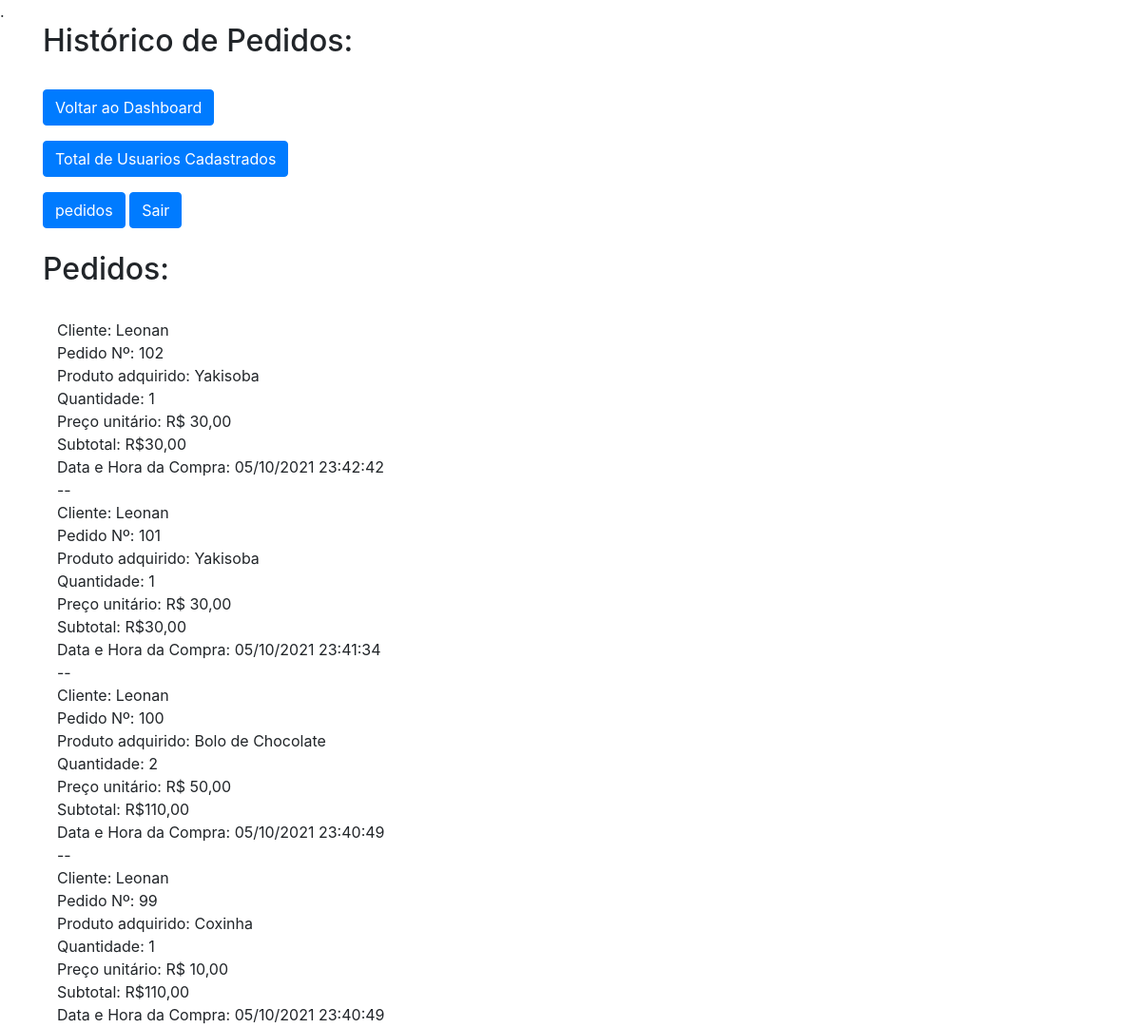
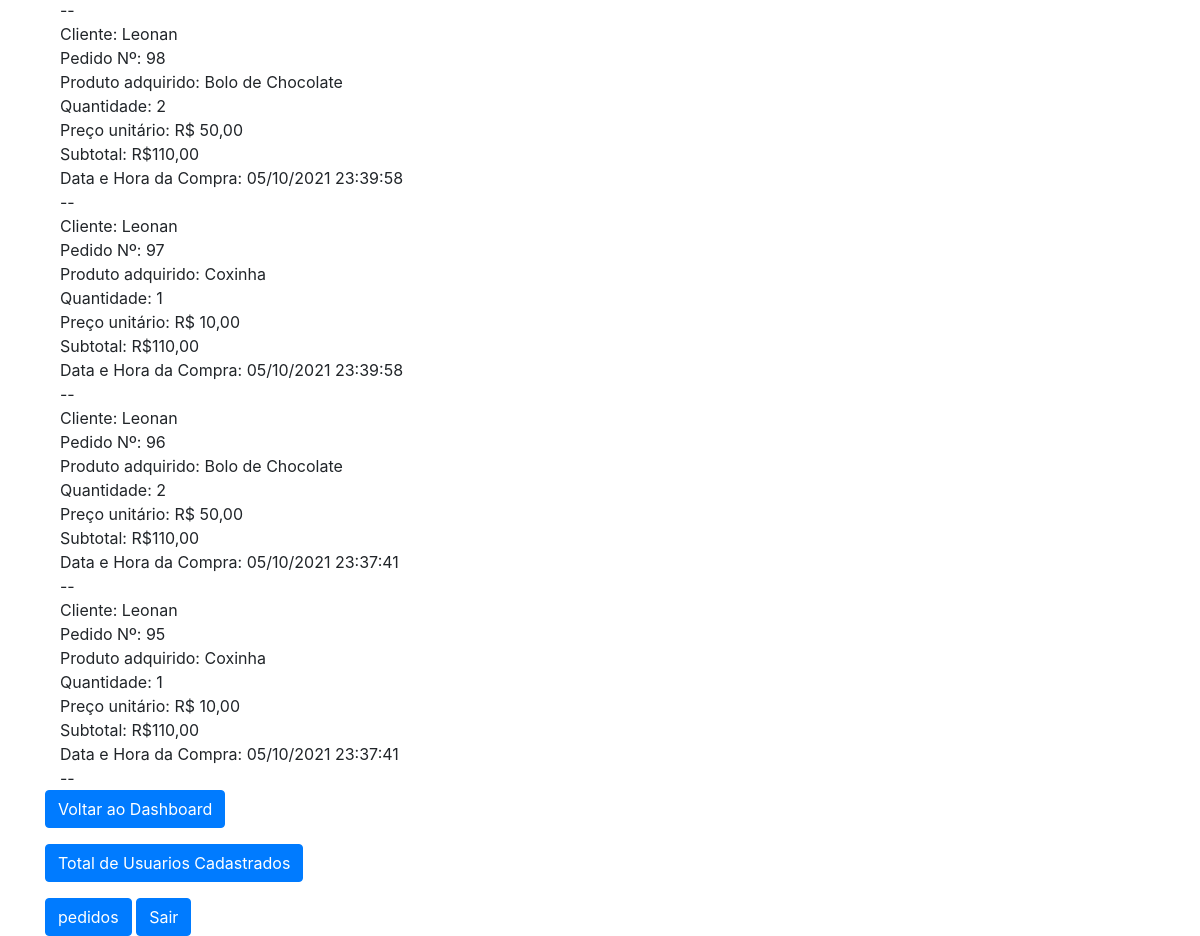
/admin/pedidos.php (signed in), run on the app's committed database (2 pictures, top to bottom).
### tables this page shows
CREATE TABLE IF NOT EXISTS `pedidos` (
  `id` int NOT NULL AUTO_INCREMENT,
  `id_usuario` int NOT NULL,
  `id_produto` int NOT NULL,
  `usuario` varchar(255) NOT NULL,
  `nome` varchar(100) NOT NULL,
  `quantidade` int NOT NULL,
  `preco` float NOT NULL,
  `total` float NOT NULL,
  `dt_pedido` datetime NOT NULL,
  PRIMARY KEY (`id`)
);

### admin/pedidos.php (the view, shortened to what this page needs)
<?php include("../Views/header.php"); ?>
<div class="container">
    <div><h2>Histórico de Pedidos:</h2></div><br>
    <div>
    <p><a class="btn btn-primary" href="./dashboard.php" class="card-link">Voltar ao Dashboard</a></p>
    <p><a class="btn btn-primary" href="./dash_users.php" class="card-link">Total de Usuarios Cadastrados</a></p>
    <a a class="btn btn-primary" href="./pedidos.php">pedidos</a>
    <a a class="btn btn-primary" href="../login/logout.php">Sair</a>
  </div><br>
  <div><h2>Pedidos:</h2></div><br>
<?php
require_once "../db/config.php";
function getPedidos($pdo) {
	$sql = "SELECT * FROM pedidos ORDER BY id DESC";
	$stmt = $pdo->prepare($sql);
	$stmt->execute();
	return $stmt->fetchAll(PDO::FETCH_ASSOC);
}
$resultadoPedidos = getPedidos($pdo);
foreach($resultadoPedidos as $pedido){
  echo '
  <div class="col">
  <div class="card-dark">
    <tr>
    <div>Cliente: '.$pedido['usuario'].'</div>
    <div>Pedido Nº: '.$pedido['id'].'</div>
    <div>Produto adquirido: '.$pedido['nome'].'</div>
    <div>Quantidade: '.$pedido['quantidade'].'</div>
    <div>Preço unitário: R$ '.$pedido['preco'].',00</div>
    <div>Subtotal: R$'.$pedido['total'].',00</div>
    <div>Data e Hora da Compra: '.date('d/m/Y H:i:s', strtotime($pedido['dt_pedido'])).'</div>
    <tr/>
    --
    </div>
    </div>
        ';
}
?>
  <div>
  <p><a class="btn btn-primary" href="./dashboard.php" class="card-link">Voltar ao Dashboard</a></p>
    <p><a class="btn btn-primary" href="./dash_users.php" class="card-link">Total de Usuarios Cadastrados</a></p>
    <a a class="btn btn-primary" href="./pedidos.php">pedidos</a>
    <a a class="btn btn-primary" href="../login/logout.php">Sair</a>
  </div>
<?php include("../Views/footer.php"); ?>

### Views/header.php (shortened to what this page needs)
<!DOCTYPE html>
<html lang="pt-br">
  <head>
    <link rel="stylesheet" type="text/css" href="./css/styles.css">
    <link rel="stylesheet" type="text/css" href="../css/bootstrap.min.css">
    <link rel="stylesheet" type="text/css" href="../css/bootstrap.css">
    <link rel="stylesheet" href="https://stackpath.bootstrapcdn.com/bootstrap/4.1.3/css/bootstrap.min.css">
  </head>

### Views/footer.php (shortened to what this page needs)
</div>
  </body>
</html>

### data on the page
pedidos: usuario "Leonan", id "102", nome "Yakisoba", quantidade "1", preco "30", total "30", dt_pedido "05/10/2021 23:42:42"
pedidos: usuario "Leonan", id "101", nome "Yakisoba", quantidade "1", preco "30", total "30", dt_pedido "05/10/2021 23:41:34"
pedidos: usuario "Leonan", id "100", nome "Bolo de Chocolate", quantidade "2", preco "50", total "110", dt_pedido "05/10/2021 23:40:49"
pedidos: usuario "Leonan", id "99", nome "Coxinha", quantidade "1", preco "10", total "110", dt_pedido "05/10/2021 23:40:49"
pedidos: usuario "Leonan", id "98", nome "Bolo de Chocolate", quantidade "2", preco "50", total "110", dt_pedido "05/10/2021 23:39:58"
pedidos: usuario "Leonan", id "97", nome "Coxinha", quantidade "1", preco "10", total "110", dt_pedido "05/10/2021 23:39:58"
pedidos: usuario "Leonan", id "96", nome "Bolo de Chocolate", quantidade "2", preco "50", total "110", dt_pedido "05/10/2021 23:37:41"
pedidos: usuario "Leonan", id "95", nome "Coxinha", quantidade "1", preco "10", total "110", dt_pedido "05/10/2021 23:37:41"
